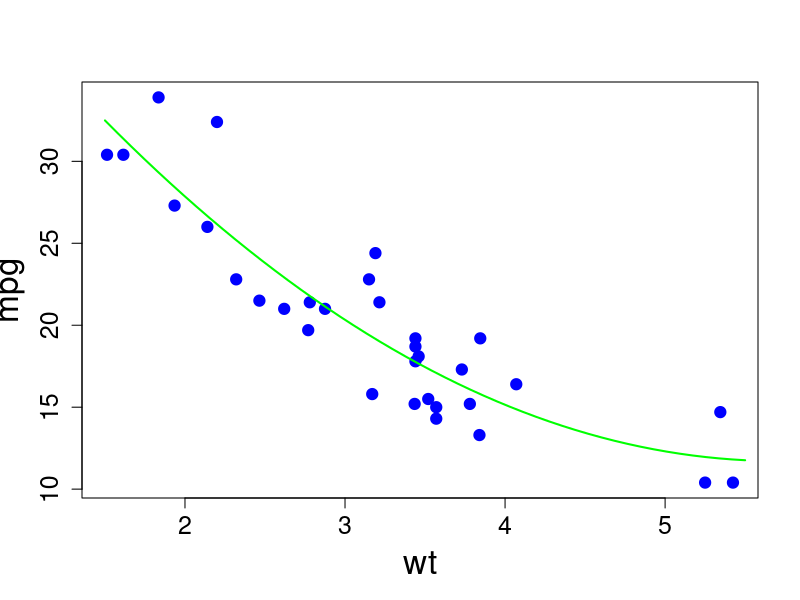
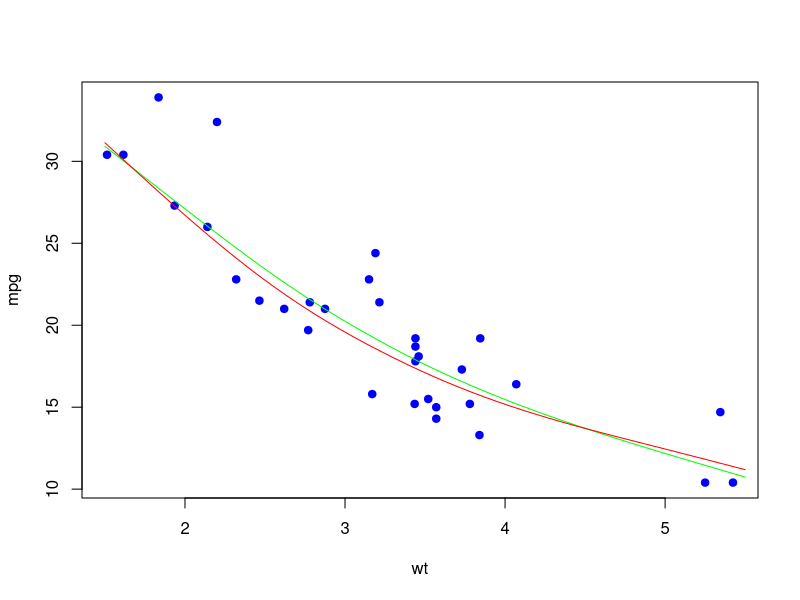

Here is the R script that generated these plots, in order:
#generalized linear model
## Polynomial Regression

head(mtcars)

lm1 <- lm(mpg ~ wt, data = mtcars)
lm2 <- lm(mpg ~ poly(wt,2), data = mtcars)
lm3 <- lm(mpg ~ poly(wt,3), data = mtcars)
lm4 <- lm(mpg ~ poly(wt,4), data = mtcars)

anova(lm1,lm2,lm3,lm4)
# p value comparing the linear model 1 to quadratic model 2 is close to zero
# indicating that a linear fit is not sufficient. Model 3 and 4 are unnecessary
# as the p-values are very high

coef(summary(lm2))
max(mtcars$wt)
min(mtcars$wt)
wtGrid <- seq(1.5, 5.5, length.out = 50)
prediction <- predict(lm2, newdata = list(wt = wtGrid))
plot(x=mtcars$wt, y = mtcars$mpg, pch = 19, col= "blue", xlab = "wt", ylab = "mpg",
     cex.lab = 2.0, cex.axis = 1.5, cex = 1.5) 
points(x= wtGrid, y = prediction, type="l", col="green", lwd = 2)


## Generalized additive model

drange <- range(mtcars$disp)
dispGrid <- seq(drange[1], drange[2], length.out = 50)
wtGrid <- seq(1.5, 5.5, length.out = 50)

library(gam) 
gam1 <- gam(mpg ~ s(wt,2) + disp, data = mtcars)
gam2 <- gam(mpg ~ s(wt,2) + s(disp,2), data = mtcars)
anova(gam1, gam2)
prediction1 <- predict(gam1, newdata = list(wt = wtGrid, disp = dispGrid))
prediction2 <- predict(gam2, newdata = list(wt = wtGrid, disp = dispGrid))
plot(x=mtcars$wt, y = mtcars$mpg, pch = 19, col= "blue", xlab = "wt", ylab = "mpg") 
points(x= wtGrid, y = prediction1, type="l", col="green")
points(x= wtGrid, y = prediction2, type="l", col="red")
